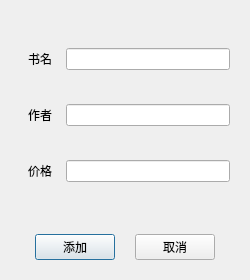
<?xml version="1.0" encoding="UTF-8"?>
<ui version="4.0">
 <class>addDialog</class>
 <widget class="QDialog" name="addDialog">
  <property name="geometry">
   <rect>
    <x>0</x>
    <y>0</y>
    <width>250</width>
    <height>280</height>
   </rect>
  </property>
  <property name="windowTitle">
   <string>Dialog</string>
  </property>
  <layout class="QVBoxLayout" name="verticalLayout">
   <item>
    <widget class="QWidget" name="widget_2" native="true">
     <property name="sizePolicy">
      <sizepolicy hsizetype="Preferred" vsizetype="Preferred">
       <horstretch>0</horstretch>
       <verstretch>0</verstretch>
      </sizepolicy>
     </property>
     <layout class="QGridLayout" name="gridLayout">
      <item row="0" column="0">
       <widget class="QLabel" name="label">
        <property name="minimumSize">
         <size>
          <width>40</width>
          <height>0</height>
         </size>
        </property>
        <property name="text">
         <string>书名</string>
        </property>
        <property name="alignment">
         <set>Qt::AlignCenter</set>
        </property>
       </widget>
      </item>
      <item row="0" column="1">
       <widget class="QLineEdit" name="nameEdit">
        <property name="maximumSize">
         <size>
          <width>200</width>
          <height>16777215</height>
         </size>
        </property>
       </widget>
      </item>
      <item row="1" column="0">
       <widget class="QLabel" name="label_2">
        <property name="text">
         <string>作者</string>
        </property>
        <property name="alignment">
         <set>Qt::AlignCenter</set>
        </property>
       </widget>
      </item>
      <item row="1" column="1">
       <widget class="QLineEdit" name="authorEdit">
        <property name="maximumSize">
         <size>
          <width>200</width>
          <height>16777215</height>
         </size>
        </property>
       </widget>
      </item>
      <item row="2" column="0">
       <widget class="QLabel" name="label_3">
        <property name="text">
         <string>价格</string>
        </property>
        <property name="alignment">
         <set>Qt::AlignCenter</set>
        </property>
       </widget>
      </item>
      <item row="2" column="1">
       <widget class="QLineEdit" name="priceEdit">
        <property name="maximumSize">
         <size>
          <width>200</width>
          <height>16777215</height>
         </size>
        </property>
       </widget>
      </item>
     </layout>
    </widget>
   </item>
   <item>
    <widget class="QWidget" name="widget" native="true">
     <property name="sizePolicy">
      <sizepolicy hsizetype="Preferred" vsizetype="Fixed">
       <horstretch>0</horstretch>
       <verstretch>0</verstretch>
      </sizepolicy>
     </property>
     <layout class="QHBoxLayout" name="horizontalLayout">
      <property name="sizeConstraint">
       <enum>QLayout::SetDefaultConstraint</enum>
      </property>
      <item>
       <spacer name="horizontalSpacer">
        <property name="orientation">
         <enum>Qt::Horizontal</enum>
        </property>
        <property name="sizeHint" stdset="0">
         <size>
          <width>40</width>
          <height>20</height>
         </size>
        </property>
       </spacer>
      </item>
      <item>
       <widget class="QPushButton" name="addButton">
        <property name="text">
         <string>添加</string>
        </property>
       </widget>
      </item>
      <item>
       <spacer name="horizontalSpacer_3">
        <property name="orientation">
         <enum>Qt::Horizontal</enum>
        </property>
        <property name="sizeHint" stdset="0">
         <size>
          <width>40</width>
          <height>20</height>
         </size>
        </property>
       </spacer>
      </item>
      <item>
       <widget class="QPushButton" name="cancelButton">
        <property name="text">
         <string>取消</string>
        </property>
       </widget>
      </item>
      <item>
       <spacer name="horizontalSpacer_2">
        <property name="orientation">
         <enum>Qt::Horizontal</enum>
        </property>
        <property name="sizeHint" stdset="0">
         <size>
          <width>40</width>
          <height>20</height>
         </size>
        </property>
       </spacer>
      </item>
     </layout>
    </widget>
   </item>
  </layout>
 </widget>
 <resources/>
 <connections/>
</ui>
